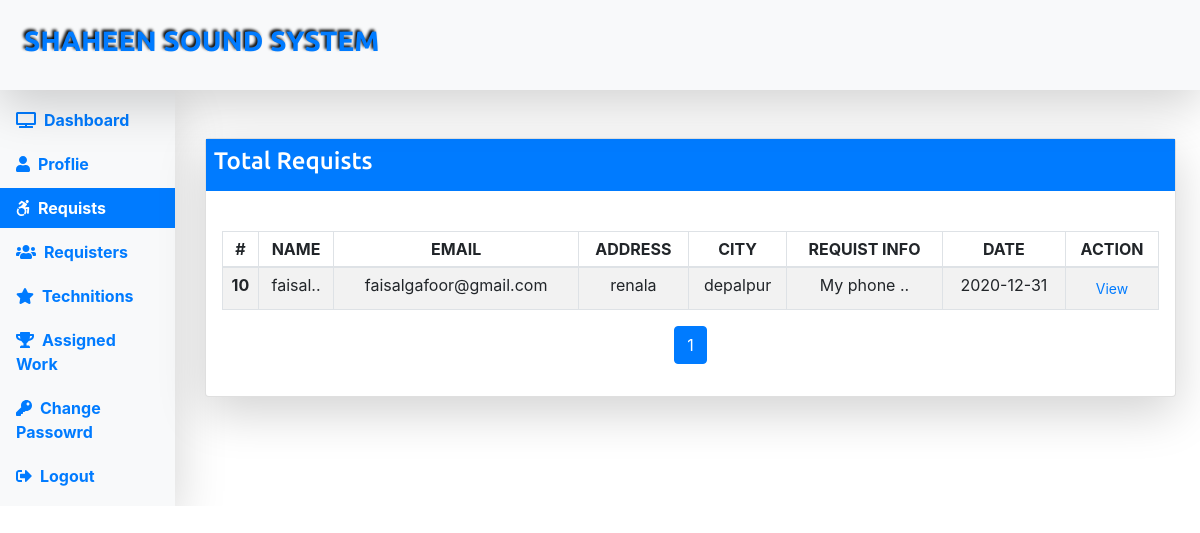
Screenshot of /admin/requists.php with the database file from the repository.
### tables this page shows
CREATE TABLE `requist` (
  `r_id` bigint(20) NOT NULL,
  `r_info` varchar(200) NOT NULL,
  `r_desc` varchar(200) NOT NULL,
  `r_name` varchar(150) NOT NULL,
  `r_address1` varchar(150) NOT NULL,
  `r_address2` varchar(150) NOT NULL,
  `r_city` varchar(100) NOT NULL,
  `r_state` varchar(100) NOT NULL,
  `r_zip` bigint(20) NOT NULL,
  `r_email` text NOT NULL,
  `r_mobile` varchar(100) NOT NULL,
  `r_date` varchar(100) NOT NULL
);

### admin/requists.php (the view, shortened to what this page needs)
<?php
include("../includes/header.php");
include("../includes/config.php");
?>
</head>
<body>
    <?php include("../includes/sub-header.php"); ?>
    <div id="dashboar-wrapper">
        <div class="row">
            <div class="col-md-2">
                <nav class="nav flex-column bg-light shadow-lg py-2">
                    <li class="nav-item"><a href="index.php" class="nav-link"><i class="fa fa-tv mr-2"></i>Dashboard</a>
                    </li>
                    <li class="nav-item"><a href="profile.php" class="nav-link"><i
                                class="fa fa-user mr-2"></i>Proflie</a></li>
                    <li class="nav-item"><a href="requists.php" class="nav-link active"><i
                                class="fab fa-accessible-icon mr-2"></i>Requists</a></li>
                    <li class="nav-item"><a href="requisters.php" class="nav-link"><i
                                class="fa fa-users mr-2"></i>Requisters</a>
                    </li>
                    <li class="nav-item"><a href="technition.php" class="nav-link"><i class="fa fa-star mr-2"></i>Technitions</a></li>
                    <li class="nav-item"><a href="assigned-work.php" class="nav-link"><i class="fa fa-trophy mr-2"></i>Assigned Work</a></li>
                    <li class="nav-item"><a href="password.php" class="nav-link"><i class="fa fa-key mr-2"></i>Change
                            Passowrd</a>
                    </li>
                    <li class="nav-item"><a href="logout.php" class="nav-link"><i
                                class="fa fa-sign-out-alt mr-2"></i>Logout</a></li>
                </nav>
            </div>
            <div class="col-md-10">
                <div class="card shadow-lg  mr-4 mt-5">
                    <div class="bg-primary text-white p-2">
                        <h4>Total Requists</h4>
                    </div>
                    <div class="table-responsive mt-4 p-3">
                        <?php
                        if(isset($_GET['page'])) {
                              $page = $_GET['page'];
                        } else {
                            $page = 1;
                        }
                        $limit = 5;
                        $offset = ($page - 1) * $limit;
                        $sql = "SELECT * FROM requist ORDER BY r_id DESC LIMIT $offset, $limit";
                        $result = mysqli_query($conn,$sql) or die("Query Faield : Select");
                        if(mysqli_num_rows($result) > 0) {
                        ?>
                        <table class="table table-striped table-sm table-bordered text-center">
                            <thead>
                                <tr class="up-case">
                                    <th class="font-weight-bold">#</th>
                                    <th>Name</th>
                                    <th>Email</th>
                                    <th>Address</th>
                                    <th>City</th>
                                    <th>Requist Info</th>
                                    <th>Date</th>
                                    <th>Action</th>
                                </tr>
                            </thead>
                            <tbody>
                                <?php while($row=mysqli_fetch_assoc($result)) { ?>
                                <tr>
                                    <td class="font-weight-bold"><?php echo $row['r_id']; ?></td>
                                    <td><?php echo substr($row['r_name'],0,6) . '..'; ?></td>
                                    <td><?php echo $row['r_email']; ?></td>
                                    <td><?php echo $row['r_address1']; ?></td>
                                    <td><?php echo $row['r_city']; ?></td>
                                    <td><?php echo substr($row['r_info'],0,9) . '..'; ?></td>
                                    <td><?php echo $row['r_date']; ?></td>
                                    <td><a href="view-requist.php?id=<?php echo $row['r_id']; ?>" class="btn btn-sm text-primary">View</a></td>
                                </tr>
                                <?php } ?>
                            </tbody>
                        </table>
                        <?php } else { echo die("<p class='text-warning'>No Record</p>"); } ?>
                        <nav>
                            <?php
                            $pag_sql = "SELECT r_id FROM requist";
                            $pag_result = mysqli_query($conn,$pag_sql) or die("Pagination Query Failed.");
                            if(mysqli_num_rows($pag_result) > 0) {
                                $total_records = mysqli_num_rows($pag_result);
                                $total_page = ceil($total_records / $limit);
                            }
                            ?>
                            <ul class="pagination justify-content-center">
                                <?php if($page > 1) { ?>
                                <li class="page-item"><a href="requists.php?page=<?php echo ($page - 1); ?>" class="page-link">Prev</a></li>
                                <?php } for($i=1; $i<=$total_page; $i++) {
                                    if($page == $i) {
                                        $active = "active";
                                    } else {
                                        $active = "";
                                    }
                                ?>
                                <li class="page-item <?php echo $active; ?>"><a href="requists.php?page=<?php echo $i; ?>" class="page-link"><?php echo $i; ?></a></li>
                                <?php  }
                                ?>
                            </ul>
                        </nav>
                    </div>
                </div>
            </div>
        </div>
    </div>
    <?php include("../includes/footer.php") ?>

### css/style.css (style rules this page uses)
* { padding: 0; margin: 0; }
html { scroll-behavior: smooth; }
h4,h5 { font-family:"Ubuntu-Medium"; }
.up-case { text-transform: uppercase; }
#dashboar-wrapper { overflow: hidden; }
#dashboar-wrapper .nav .nav-link { font-weight: bold; margin: 2px 0; }
#dashboar-wrapper .nav .nav-link:hover, .nav .active { background-color: #007bff!important; color: #ffffff!important; }
a { text-decoration: none!important; }

### rows the page displays
requist: r_id "10", r_name "faisal", r_email "faisalgafoor@gmail.com", r_address1 "renala", r_city "depalpur", r_info "My phone", r_date "2020-12-31"
